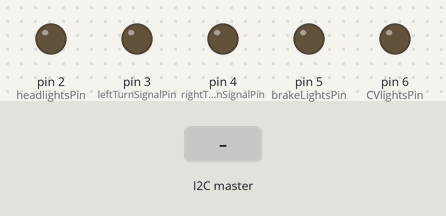
Bench run of a sketch on a simulated Arduino Uno, built with avr-gcc and run on an emulated ATmega328P. Shown: output pins drawn as LEDs (lit = HIGH). Dashed ring = blinking. The test bench sets the inputs (shaded band).

Above: at 1.2 s.
1.3 s: the I2C master sends the byte 2
At 1.5 s:
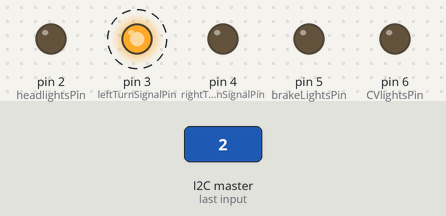
4.3 s: the I2C master sends the byte 0
At 4.7 s:
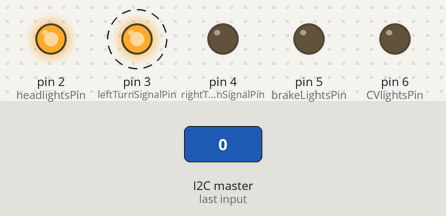
7.3 s: the I2C master sends the byte 1
At 7.9 s:
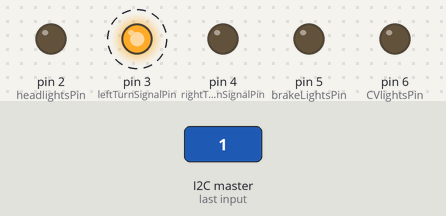
Timing chart, 0 to 16.3 s (numbered marks = the images above; inputs shaded):
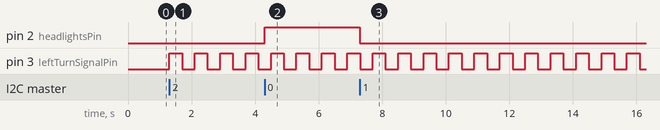

Measured:
- after the input at 1.3 s, pin 3 (leftTurnSignalPin): alternates HIGH for 0.40 s and LOW for 0.40 s, starting at once
- after the input at 4.3 s, pin 2 (headlightsPin): LOW → HIGH at once
- after the input at 7.3 s, pin 2 (headlightsPin): HIGH → LOW at once

The sketch:

lighting_subsystem.ino
```cpp
#include <Wire.h>

#define I2C_SLAVE_ADDRESS 6 // Set the Arduino's I2C address

// Define pins for controlling the lights
const int headlightsPin = 2;
const int leftTurnSignalPin = 3;
const int rightTurnSignalPin = 4;
const int brakeLightsPin = 5;
const int CVlightsPin = 6;

int receivedAction = 0; // Variable to store the received action
bool blinkLeftSignal = false;
bool blinkRightSignal = false;
bool activateHazards = false;

void setup() {
  Wire.begin(I2C_SLAVE_ADDRESS);
  Wire.onReceive(receiveEvent);

  // Initialize pins as outputs
  pinMode(headlightsPin, OUTPUT);
  pinMode(leftTurnSignalPin, OUTPUT);
  pinMode(rightTurnSignalPin, OUTPUT);
  pinMode(brakeLightsPin, OUTPUT);
  pinMode(CVlightsPin, OUTPUT);

  // Turn off all lights initially
  turnOffLights();
}

void loop() {
if (activateHazards) {
    // Toggle both left and right turn signals for hazard lights
    digitalWrite(leftTurnSignalPin, !digitalRead(leftTurnSignalPin));
    digitalWrite(rightTurnSignalPin, !digitalRead(rightTurnSignalPin));
    delay(400);  // Control the blink rate of hazard lights
  } else {
    // Handle left turn signal
    if (blinkLeftSignal) {
      digitalWrite(leftTurnSignalPin, !digitalRead(leftTurnSignalPin));
      delay(400);
    } else{
      digitalWrite(leftTurnSignalPin, LOW);
    }

    // Handle right turn signal
    if (blinkRightSignal) {
      digitalWrite(rightTurnSignalPin, !digitalRead(rightTurnSignalPin));
      delay(400);
    } else {
      digitalWrite(rightTurnSignalPin, LOW);
    }
  }
}

void receiveEvent(int byteCount) {
  if (byteCount == 1) {  // Expecting a single byte for the action
    receivedAction = Wire.read();  // Read the received action

    // Process the received action
    switch (receivedAction) {
      case 0:  // Turn on headlights
        digitalWrite(headlightsPin, HIGH);
        break;
      case 1:  // Turn off headlights
        digitalWrite(headlightsPin, LOW);
        break;
      case 2:  // Toggle left turn signal
        blinkLeftSignal = !blinkLeftSignal;
        break;
      case 4:  // Activate right turn signal
        blinkRightSignal = !blinkRightSignal;
        break;
      case 5:  // Toggle hazard lights
        activateHazards = !activateHazards;
        break;
      case 6:  // Apply brake lights
        digitalWrite(brakeLightsPin, HIGH);
        break;
      case 7:  // Release brake lights
        digitalWrite(brakeLightsPin, LOW);
        break;
      case 8:  // Turn on CV lights
        digitalWrite(CVlightsPin, HIGH);
        break;
      case 9:  // Turn off CV lights
        digitalWrite(CVlightsPin, LOW);
        break;
      default:
        // Handle unknown action or add custom cases as needed
        break;
    }
  }
}

void turnOffLights() {
  digitalWrite(headlightsPin, LOW);
  digitalWrite(leftTurnSignalPin, LOW);
  digitalWrite(rightTurnSignalPin, LOW);
  digitalWrite(brakeLightsPin, LOW);
  digitalWrite(CVlightsPin, LOW);
}
```
